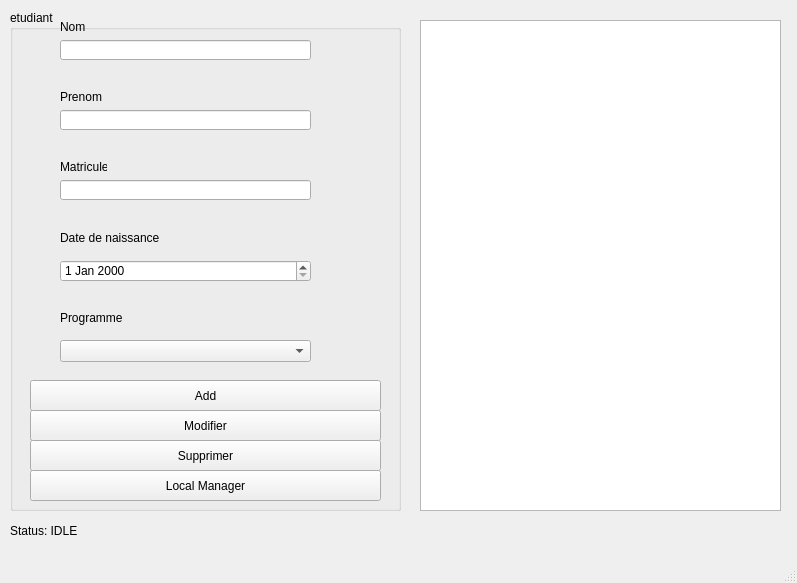
<?xml version="1.0" encoding="UTF-8"?>
<ui version="4.0">
 <class>MainWindow</class>
 <widget class="QMainWindow" name="MainWindow">
  <property name="geometry">
   <rect>
    <x>0</x>
    <y>0</y>
    <width>797</width>
    <height>583</height>
   </rect>
  </property>
  <property name="windowTitle">
   <string>MainWindow</string>
  </property>
  <widget class="QWidget" name="centralwidget">
   <widget class="QGroupBox" name="groupBox">
    <property name="geometry">
     <rect>
      <x>10</x>
      <y>10</y>
      <width>391</width>
      <height>501</height>
     </rect>
    </property>
    <property name="title">
     <string>etudiant</string>
    </property>
    <widget class="QLabel" name="Programme_label">
     <property name="geometry">
      <rect>
       <x>50</x>
       <y>300</y>
       <width>91</width>
       <height>16</height>
      </rect>
     </property>
     <property name="text">
      <string>Programme</string>
     </property>
    </widget>
    <widget class="QLineEdit" name="Nom_lineEdit">
     <property name="geometry">
      <rect>
       <x>50</x>
       <y>30</y>
       <width>251</width>
       <height>20</height>
      </rect>
     </property>
    </widget>
    <widget class="QLabel" name="Prenom_label">
     <property name="geometry">
      <rect>
       <x>50</x>
       <y>80</y>
       <width>47</width>
       <height>13</height>
      </rect>
     </property>
     <property name="text">
      <string>Prenom</string>
     </property>
    </widget>
    <widget class="QLineEdit" name="MatriculelineEdit">
     <property name="geometry">
      <rect>
       <x>50</x>
       <y>170</y>
       <width>251</width>
       <height>20</height>
      </rect>
     </property>
    </widget>
    <widget class="QLabel" name="Nom_label">
     <property name="geometry">
      <rect>
       <x>50</x>
       <y>10</y>
       <width>47</width>
       <height>13</height>
      </rect>
     </property>
     <property name="text">
      <string>Nom</string>
     </property>
    </widget>
    <widget class="QLabel" name="Naissance_label">
     <property name="geometry">
      <rect>
       <x>50</x>
       <y>220</y>
       <width>101</width>
       <height>16</height>
      </rect>
     </property>
     <property name="text">
      <string>Date de naissance</string>
     </property>
    </widget>
    <widget class="QDateEdit" name="Naissance_dateEdit">
     <property name="geometry">
      <rect>
       <x>50</x>
       <y>250</y>
       <width>251</width>
       <height>22</height>
      </rect>
     </property>
    </widget>
    <widget class="QLineEdit" name="Prenom_lineEdit">
     <property name="geometry">
      <rect>
       <x>50</x>
       <y>100</y>
       <width>251</width>
       <height>20</height>
      </rect>
     </property>
    </widget>
    <widget class="QLabel" name="Matricule_label">
     <property name="geometry">
      <rect>
       <x>50</x>
       <y>150</y>
       <width>47</width>
       <height>13</height>
      </rect>
     </property>
     <property name="text">
      <string>Matricule</string>
     </property>
    </widget>
    <widget class="QComboBox" name="Programme_comboBox">
     <property name="geometry">
      <rect>
       <x>50</x>
       <y>330</y>
       <width>251</width>
       <height>22</height>
      </rect>
     </property>
    </widget>
    <widget class="QPushButton" name="Add_pushButton">
     <property name="geometry">
      <rect>
       <x>20</x>
       <y>370</y>
       <width>351</width>
       <height>31</height>
      </rect>
     </property>
     <property name="text">
      <string>Add</string>
     </property>
    </widget>
    <widget class="QPushButton" name="Modifier_pushButton">
     <property name="geometry">
      <rect>
       <x>20</x>
       <y>400</y>
       <width>351</width>
       <height>31</height>
      </rect>
     </property>
     <property name="text">
      <string>Modifier</string>
     </property>
    </widget>
    <widget class="QPushButton" name="Supprimer_pushButton">
     <property name="geometry">
      <rect>
       <x>20</x>
       <y>430</y>
       <width>351</width>
       <height>31</height>
      </rect>
     </property>
     <property name="text">
      <string>Supprimer</string>
     </property>
    </widget>
    <widget class="QPushButton" name="localmanager_open">
     <property name="geometry">
      <rect>
       <x>20</x>
       <y>460</y>
       <width>351</width>
       <height>31</height>
      </rect>
     </property>
     <property name="text">
      <string>Local Manager</string>
     </property>
    </widget>
   </widget>
   <widget class="QPlainTextEdit" name="Etudiant_plainTextEdit">
    <property name="geometry">
     <rect>
      <x>420</x>
      <y>20</y>
      <width>361</width>
      <height>491</height>
     </rect>
    </property>
   </widget>
   <widget class="QLabel" name="Error_label">
    <property name="geometry">
     <rect>
      <x>10</x>
      <y>520</y>
      <width>721</width>
      <height>21</height>
     </rect>
    </property>
    <property name="palette">
     <palette>
      <active>
       <colorrole role="WindowText">
        <brush brushstyle="SolidPattern">
         <color alpha="255">
          <red>0</red>
          <green>0</green>
          <blue>0</blue>
         </color>
        </brush>
       </colorrole>
       <colorrole role="Button">
        <brush brushstyle="SolidPattern">
         <color alpha="255">
          <red>255</red>
          <green>0</green>
          <blue>0</blue>
         </color>
        </brush>
       </colorrole>
       <colorrole role="Light">
        <brush brushstyle="SolidPattern">
         <color alpha="255">
          <red>255</red>
          <green>127</green>
          <blue>127</blue>
         </color>
        </brush>
       </colorrole>
       <colorrole role="Midlight">
        <brush brushstyle="SolidPattern">
         <color alpha="255">
          <red>255</red>
          <green>63</green>
          <blue>63</blue>
         </color>
        </brush>
       </colorrole>
       <colorrole role="Dark">
        <brush brushstyle="SolidPattern">
         <color alpha="255">
          <red>127</red>
          <green>0</green>
          <blue>0</blue>
         </color>
        </brush>
       </colorrole>
       <colorrole role="Mid">
        <brush brushstyle="SolidPattern">
         <color alpha="255">
          <red>170</red>
          <green>0</green>
          <blue>0</blue>
         </color>
        </brush>
       </colorrole>
       <colorrole role="Text">
        <brush brushstyle="SolidPattern">
         <color alpha="255">
          <red>255</red>
          <green>0</green>
          <blue>0</blue>
         </color>
        </brush>
       </colorrole>
       <colorrole role="BrightText">
        <brush brushstyle="SolidPattern">
         <color alpha="255">
          <red>255</red>
          <green>255</green>
          <blue>255</blue>
         </color>
        </brush>
       </colorrole>
       <colorrole role="ButtonText">
        <brush brushstyle="SolidPattern">
         <color alpha="255">
          <red>0</red>
          <green>0</green>
          <blue>0</blue>
         </color>
        </brush>
       </colorrole>
       <colorrole role="Base">
        <brush brushstyle="SolidPattern">
         <color alpha="255">
          <red>255</red>
          <green>255</green>
          <blue>255</blue>
         </color>
        </brush>
       </colorrole>
       <colorrole role="Window">
        <brush brushstyle="SolidPattern">
         <color alpha="255">
          <red>255</red>
          <green>0</green>
          <blue>0</blue>
         </color>
        </brush>
       </colorrole>
       <colorrole role="Shadow">
        <brush brushstyle="SolidPattern">
         <color alpha="255">
          <red>0</red>
          <green>0</green>
          <blue>0</blue>
         </color>
        </brush>
       </colorrole>
       <colorrole role="AlternateBase">
        <brush brushstyle="SolidPattern">
         <color alpha="255">
          <red>255</red>
          <green>127</green>
          <blue>127</blue>
         </color>
        </brush>
       </colorrole>
       <colorrole role="ToolTipBase">
        <brush brushstyle="SolidPattern">
         <color alpha="255">
          <red>255</red>
          <green>255</green>
          <blue>220</blue>
         </color>
        </brush>
       </colorrole>
       <colorrole role="ToolTipText">
        <brush brushstyle="SolidPattern">
         <color alpha="255">
          <red>0</red>
          <green>0</green>
          <blue>0</blue>
         </color>
        </brush>
       </colorrole>
      </active>
      <inactive>
       <colorrole role="WindowText">
        <brush brushstyle="SolidPattern">
         <color alpha="255">
          <red>0</red>
          <green>0</green>
          <blue>0</blue>
         </color>
        </brush>
       </colorrole>
       <colorrole role="Button">
        <brush brushstyle="SolidPattern">
         <color alpha="255">
          <red>255</red>
          <green>0</green>
          <blue>0</blue>
         </color>
        </brush>
       </colorrole>
       <colorrole role="Light">
        <brush brushstyle="SolidPattern">
         <color alpha="255">
          <red>255</red>
          <green>127</green>
          <blue>127</blue>
         </color>
        </brush>
       </colorrole>
       <colorrole role="Midlight">
        <brush brushstyle="SolidPattern">
         <color alpha="255">
          <red>255</red>
          <green>63</green>
          <blue>63</blue>
         </color>
        </brush>
       </colorrole>
       <colorrole role="Dark">
        <brush brushstyle="SolidPattern">
         <color alpha="255">
          <red>127</red>
          <green>0</green>
          <blue>0</blue>
         </color>
        </brush>
       </colorrole>
       <colorrole role="Mid">
        <brush brushstyle="SolidPattern">
         <color alpha="255">
          <red>170</red>
          <green>0</green>
          <blue>0</blue>
         </color>
        </brush>
       </colorrole>
       <colorrole role="Text">
        <brush brushstyle="SolidPattern">
         <color alpha="255">
          <red>255</red>
          <green>0</green>
          <blue>0</blue>
         </color>
        </brush>
       </colorrole>
       <colorrole role="BrightText">
        <brush brushstyle="SolidPattern">
         <color alpha="255">
          <red>255</red>
          <green>255</green>
          <blue>255</blue>
         </color>
        </brush>
       </colorrole>
       <colorrole role="ButtonText">
        <brush brushstyle="SolidPattern">
         <color alpha="255">
          <red>0</red>
          <green>0</green>
          <blue>0</blue>
         </color>
        </brush>
       </colorrole>
       <colorrole role="Base">
        <brush brushstyle="SolidPattern">
         <color alpha="255">
          <red>255</red>
          <green>255</green>
          <blue>255</blue>
         </color>
        </brush>
       </colorrole>
       <colorrole role="Window">
        <brush brushstyle="SolidPattern">
         <color alpha="255">
          <red>255</red>
          <green>0</green>
          <blue>0</blue>
         </color>
        </brush>
       </colorrole>
       <colorrole role="Shadow">
        <brush brushstyle="SolidPattern">
         <color alpha="255">
          <red>0</red>
          <green>0</green>
          <blue>0</blue>
         </color>
        </brush>
       </colorrole>
       <colorrole role="AlternateBase">
        <brush brushstyle="SolidPattern">
         <color alpha="255">
          <red>255</red>
          <green>127</green>
          <blue>127</blue>
         </color>
        </brush>
       </colorrole>
       <colorrole role="ToolTipBase">
        <brush brushstyle="SolidPattern">
         <color alpha="255">
          <red>255</red>
          <green>255</green>
          <blue>220</blue>
         </color>
        </brush>
       </colorrole>
       <colorrole role="ToolTipText">
        <brush brushstyle="SolidPattern">
         <color alpha="255">
          <red>0</red>
          <green>0</green>
          <blue>0</blue>
         </color>
        </brush>
       </colorrole>
      </inactive>
      <disabled>
       <colorrole role="WindowText">
        <brush brushstyle="SolidPattern">
         <color alpha="255">
          <red>127</red>
          <green>0</green>
          <blue>0</blue>
         </color>
        </brush>
       </colorrole>
       <colorrole role="Button">
        <brush brushstyle="SolidPattern">
         <color alpha="255">
          <red>255</red>
          <green>0</green>
          <blue>0</blue>
         </color>
        </brush>
       </colorrole>
       <colorrole role="Light">
        <brush brushstyle="SolidPattern">
         <color alpha="255">
          <red>255</red>
          <green>127</green>
          <blue>127</blue>
         </color>
        </brush>
       </colorrole>
       <colorrole role="Midlight">
        <brush brushstyle="SolidPattern">
         <color alpha="255">
          <red>255</red>
          <green>63</green>
          <blue>63</blue>
         </color>
        </brush>
       </colorrole>
       <colorrole role="Dark">
        <brush brushstyle="SolidPattern">
         <color alpha="255">
          <red>127</red>
          <green>0</green>
          <blue>0</blue>
         </color>
        </brush>
       </colorrole>
       <colorrole role="Mid">
        <brush brushstyle="SolidPattern">
         <color alpha="255">
          <red>170</red>
          <green>0</green>
          <blue>0</blue>
         </color>
        </brush>
       </colorrole>
       <colorrole role="Text">
        <brush brushstyle="SolidPattern">
         <color alpha="255">
          <red>127</red>
          <green>0</green>
          <blue>0</blue>
         </color>
        </brush>
       </colorrole>
       <colorrole role="BrightText">
        <brush brushstyle="SolidPattern">
         <color alpha="255">
          <red>255</red>
          <green>255</green>
          <blue>255</blue>
         </color>
        </brush>
       </colorrole>
       <colorrole role="ButtonText">
        <brush brushstyle="SolidPattern">
         <color alpha="255">
          <red>127</red>
          <green>0</green>
          <blue>0</blue>
         </color>
        </brush>
       </colorrole>
       <colorrole role="Base">
        <brush brushstyle="SolidPattern">
         <color alpha="255">
          <red>255</red>
          <green>0</green>
          <blue>0</blue>
         </color>
        </brush>
       </colorrole>
       <colorrole role="Window">
        <brush brushstyle="SolidPattern">
         <color alpha="255">
          <red>255</red>
          <green>0</green>
          <blue>0</blue>
         </color>
        </brush>
       </colorrole>
       <colorrole role="Shadow">
        <brush brushstyle="SolidPattern">
         <color alpha="255">
          <red>0</red>
          <green>0</green>
          <blue>0</blue>
         </color>
        </brush>
       </colorrole>
       <colorrole role="AlternateBase">
        <brush brushstyle="SolidPattern">
         <color alpha="255">
          <red>255</red>
          <green>0</green>
          <blue>0</blue>
         </color>
        </brush>
       </colorrole>
       <colorrole role="ToolTipBase">
        <brush brushstyle="SolidPattern">
         <color alpha="255">
          <red>255</red>
          <green>255</green>
          <blue>220</blue>
         </color>
        </brush>
       </colorrole>
       <colorrole role="ToolTipText">
        <brush brushstyle="SolidPattern">
         <color alpha="255">
          <red>0</red>
          <green>0</green>
          <blue>0</blue>
         </color>
        </brush>
       </colorrole>
      </disabled>
     </palette>
    </property>
    <property name="text">
     <string>Status: IDLE</string>
    </property>
   </widget>
  </widget>
  <widget class="QMenuBar" name="menubar">
   <property name="geometry">
    <rect>
     <x>0</x>
     <y>0</y>
     <width>797</width>
     <height>21</height>
    </rect>
   </property>
  </widget>
  <widget class="QStatusBar" name="statusbar"/>
 </widget>
 <resources/>
 <connections/>
</ui>
